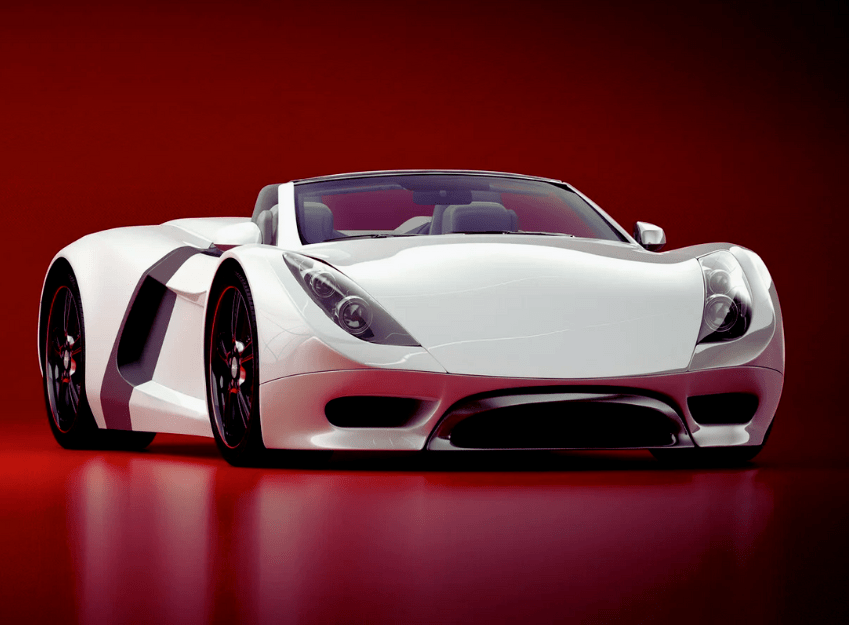
#> input picture Module 12 - Histograms/Images/sample.png, 849 x 625 px, found by its file name
$ jupyter execute Example.ipynb
#> lines starting #> are read from the running program, lines starting #| are printed output that depends on the picture
[cell 1]
# ==========================================
# Module 12 - Histograms
# Complete Example
# ==========================================

import cv2
import numpy as np
import matplotlib.pyplot as plt

# ------------------------------------------
# Read Image
# ------------------------------------------

image_path = r"E:\Open CV\Module 12 - Histograms\Images\sample.png"

image = cv2.imread(image_path)
#> image is the input picture: shape (625, 849, 3); mean B, G, R 51.1, 47.1, 103.7

if image is None:
    raise FileNotFoundError("Image not found!")

# Convert BGR to RGB
image_rgb = cv2.cvtColor(image, cv2.COLOR_BGR2RGB)

# Convert to Grayscale
gray = cv2.cvtColor(image, cv2.COLOR_BGR2GRAY)
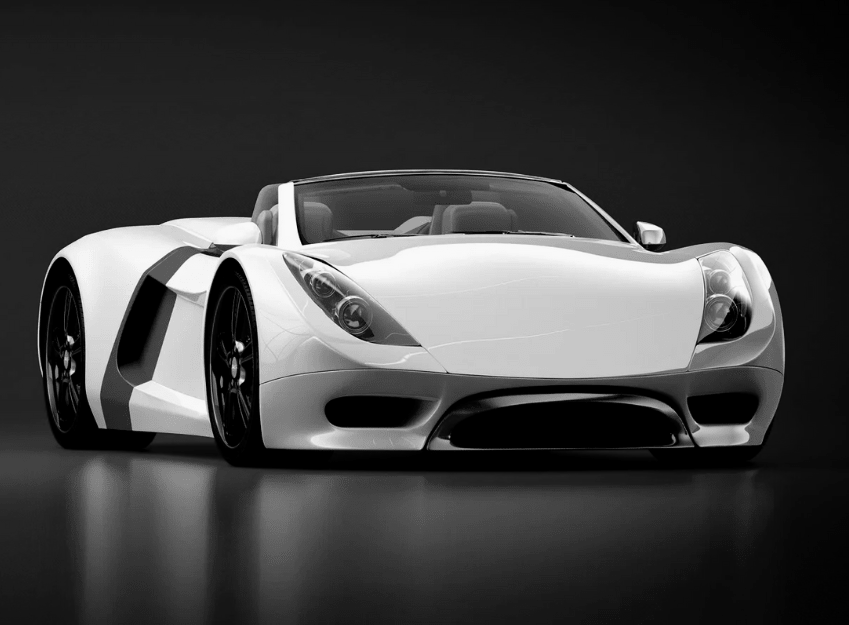
#> gray: shape (625, 849); min 0, max 249, mean 64.5

# ------------------------------------------
# Display Original Image
# ------------------------------------------

plt.figure(figsize=(6,6))
plt.imshow(image_rgb)
plt.title("Original Image")
plt.axis("off")
plt.show()

[cell 2]
# ==========================================
# 1. Histogram
# ==========================================

hist = cv2.calcHist([gray], [0], None, [256], [0,256])
#> hist = 256 values, max 35004 at index 0, min 0 at index 1, mean 2072.8

plt.figure(figsize=(8,4))
plt.plot(hist, color="black")
plt.title("Grayscale Histogram")
plt.xlabel("Pixel Intensity")
plt.ylabel("Number of Pixels")
plt.xlim([0,256])
plt.grid()
plt.show()
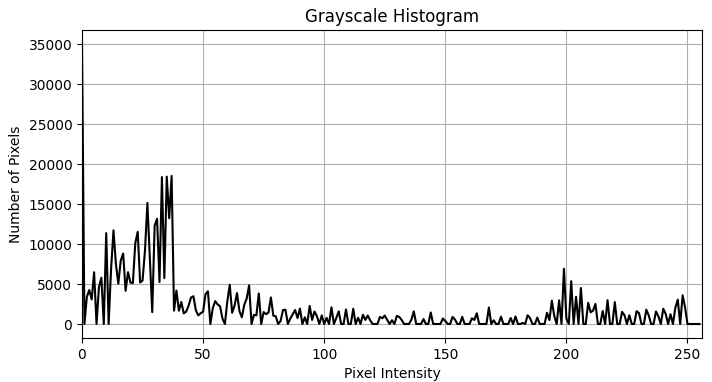
#> figure drawn by matplotlib, 1 panel; curve peaks at x = 0, y = 35004

# ==========================================
# RGB Histogram
# ==========================================

colors = ("b", "g", "r")

plt.figure(figsize=(8,4))

for i, color in enumerate(colors):

    hist = cv2.calcHist([image], [i], None, [256], [0,256])

    plt.plot(hist, color=color)

plt.title("RGB Histogram")
plt.xlabel("Pixel Intensity")
plt.ylabel("Number of Pixels")
plt.xlim([0,256])
plt.grid()
plt.show()
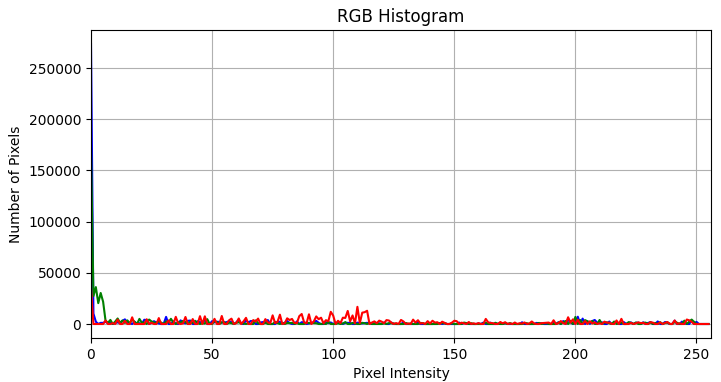
#> figure drawn by matplotlib, 1 panel; curve peaks at x = 0, y = 273493; curve peaks at x = 0, y = 171476; curve peaks at x = 0, y = 35004

[cell 3]
# ==========================================
# 2. Histogram Equalization
# ==========================================

equalized = cv2.equalizeHist(gray)
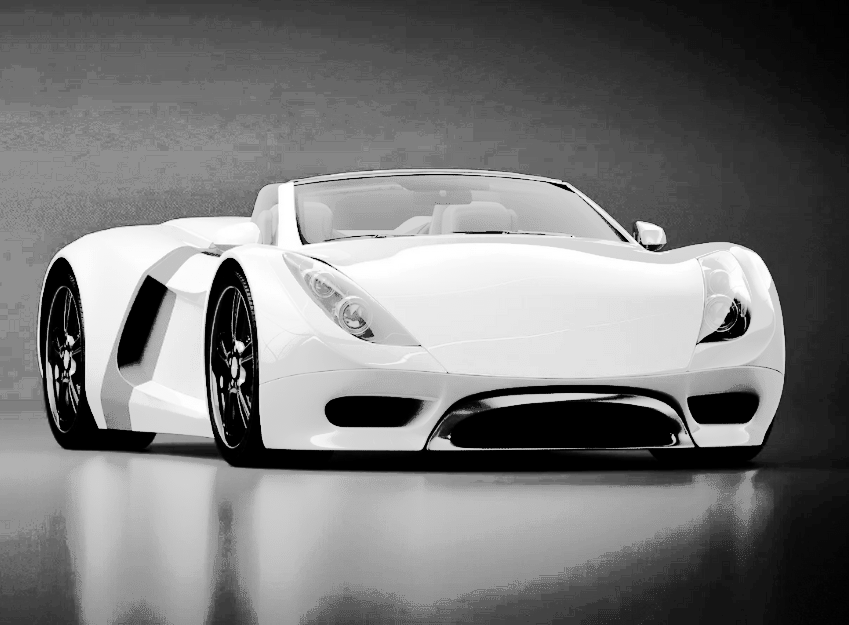
#> equalized: shape (625, 849); min 0, max 255, mean 120.9

plt.figure(figsize=(12,5))

plt.subplot(1,2,1)
plt.imshow(gray, cmap="gray")
plt.title("Original Grayscale")
plt.axis("off")

plt.subplot(1,2,2)
plt.imshow(equalized, cmap="gray")
plt.title("Histogram Equalization")
plt.axis("off")

plt.show()

# Histogram Before & After Equalization

hist_original = cv2.calcHist([gray],[0],None,[256],[0,256])
#> hist_original has the same summary as hist
hist_equalized = cv2.calcHist([equalized],[0],None,[256],[0,256])
#> hist_equalized has the same summary as hist

plt.figure(figsize=(10,5))

plt.plot(hist_original, color="blue", label="Original")
plt.plot(hist_equalized, color="red", label="Equalized")

plt.title("Histogram Equalization Comparison")
plt.xlabel("Pixel Intensity")
plt.ylabel("Pixels")

plt.legend()
plt.grid()
plt.show()
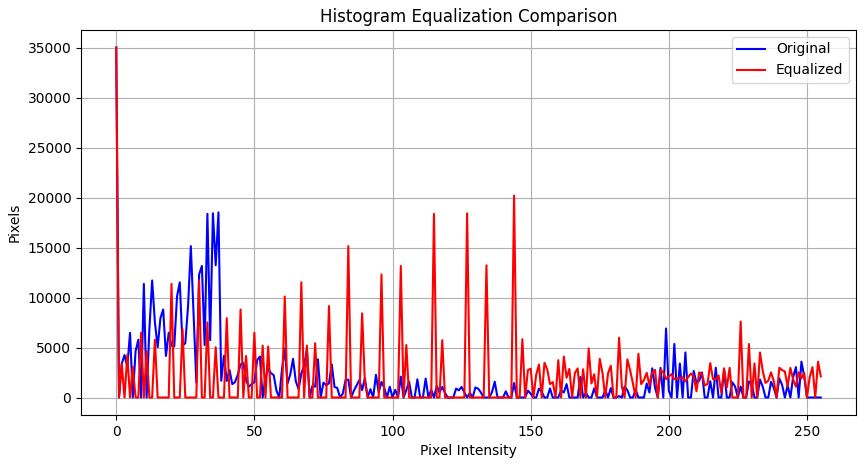
#> figure drawn by matplotlib, 1 panel; curve peaks at x = 0, y = 35004; curve peaks at x = 0, y = 35004

[cell 4]
# ==========================================
# 3. CLAHE
# ==========================================

clahe = cv2.createCLAHE(
    clipLimit=2.0,
    tileGridSize=(8,8)
)

clahe_image = clahe.apply(gray)
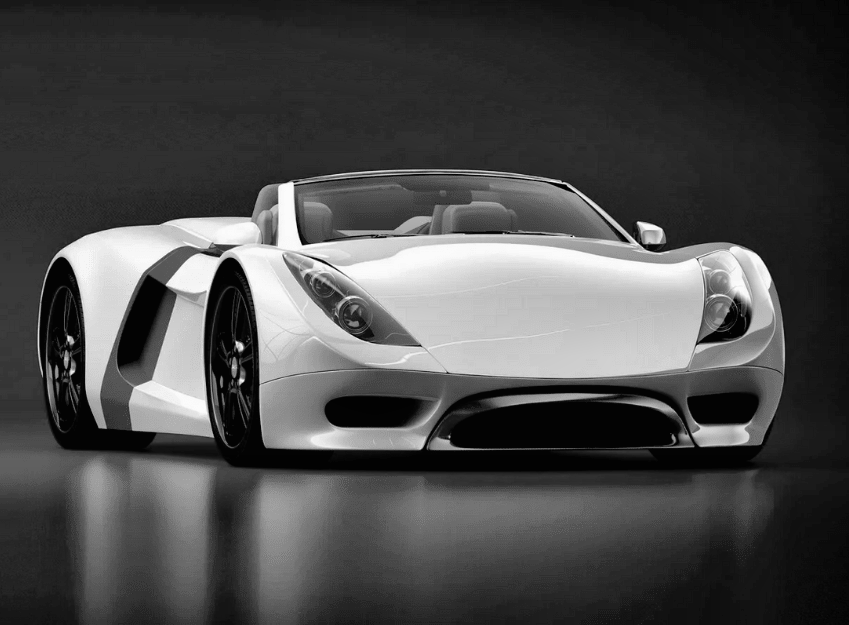
#> clahe_image: shape (625, 849); min 1, max 252, mean 74.4

plt.figure(figsize=(18,5))

plt.subplot(1,3,1)
plt.imshow(gray, cmap="gray")
plt.title("Original")
plt.axis("off")

plt.subplot(1,3,2)
plt.imshow(equalized, cmap="gray")
plt.title("Histogram Equalization")
plt.axis("off")

plt.subplot(1,3,3)
plt.imshow(clahe_image, cmap="gray")
plt.title("CLAHE")
plt.axis("off")

plt.show()

# ==========================================
# CLAHE Histogram
# ==========================================

hist_clahe = cv2.calcHist([clahe_image],[0],None,[256],[0,256])
#> hist_clahe = 256 values, max 26647 at index 3, min 0 at index 0, mean 2072.8

plt.figure(figsize=(10,5))

plt.plot(hist_clahe, color="green")

plt.title("CLAHE Histogram")
plt.xlabel("Pixel Intensity")
plt.ylabel("Pixels")
plt.grid()

plt.show()
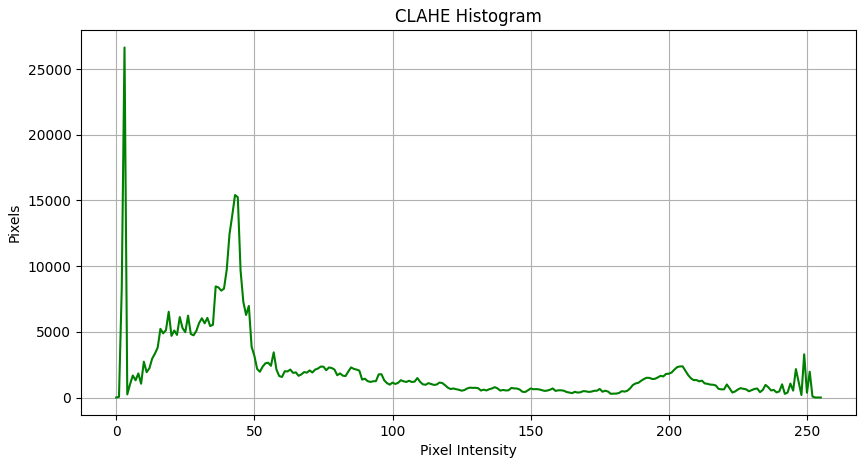
#> figure drawn by matplotlib, 1 panel; curve peaks at x = 3, y = 26647

[cell 5]
# ==========================================
# 4. Histogram Comparison
# ==========================================

# Create a modified image
blur = cv2.GaussianBlur(gray, (9,9), 0)

# Calculate Histograms

hist1 = cv2.calcHist([gray],[0],None,[256],[0,256])
#> hist1 has the same summary as hist
hist2 = cv2.calcHist([blur],[0],None,[256],[0,256])
#> hist2 = 256 values, max 20931 at index 0, min 0 at index 250, mean 2072.8

# Normalize Histograms

cv2.normalize(hist1, hist1)
cv2.normalize(hist2, hist2)

# Compare

correlation = cv2.compareHist(
    hist1,
    hist2,
    cv2.HISTCMP_CORREL
)
#> correlation = 0.926

chi_square = cv2.compareHist(
    hist1,
    hist2,
    cv2.HISTCMP_CHISQR
)
#> chi_square = 1.5

intersection = cv2.compareHist(
    hist1,
    hist2,
    cv2.HISTCMP_INTERSECT
)
#> intersection = 6.44

bhattacharyya = cv2.compareHist(
    hist1,
    hist2,
    cv2.HISTCMP_BHATTACHARYYA
)
#> bhattacharyya = 0.304

print("="*50)
print("Histogram Comparison Results")
print("="*50)

print(f"Correlation      : {correlation:.4f}")
#| Correlation      : 0.9261
print(f"Chi-Square       : {chi_square:.4f}")
#| Chi-Square       : 1.4984
print(f"Intersection     : {intersection:.4f}")
#| Intersection     : 6.4436
print(f"Bhattacharyya    : {bhattacharyya:.4f}")
#| Bhattacharyya    : 0.3036

# ==========================================
# Display Images Used for Comparison
# ==========================================

plt.figure(figsize=(10,5))

plt.subplot(1,2,1)
plt.imshow(gray, cmap="gray")
plt.title("Original")
plt.axis("off")

plt.subplot(1,2,2)
plt.imshow(blur, cmap="gray")
plt.title("Blur Image")
plt.axis("off")

plt.show()

# ==========================================
# Plot Both Histograms
# ==========================================

plt.figure(figsize=(10,5))

plt.plot(hist1, color="blue", label="Original")
plt.plot(hist2, color="red", label="Blur")

plt.title("Histogram Comparison")
plt.xlabel("Pixel Intensity")
plt.ylabel("Pixels")

plt.legend()
plt.grid()

plt.show()
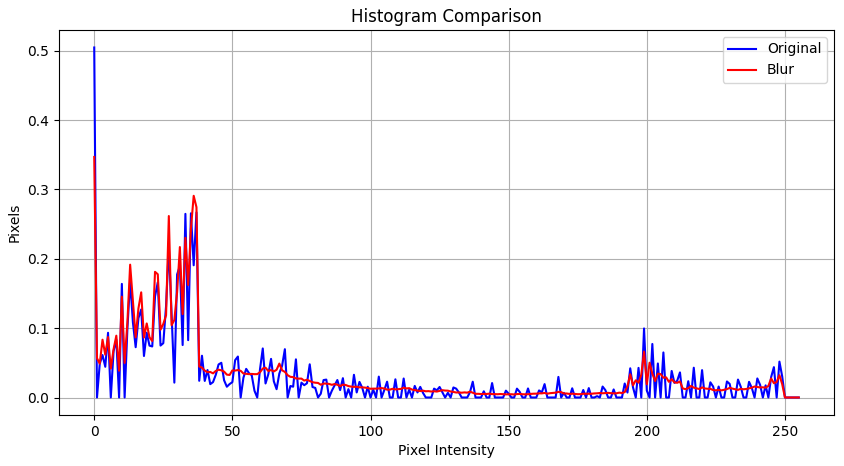
#> figure drawn by matplotlib, 1 panel; curve peaks at x = 0, y = 0.505; curve peaks at x = 0, y = 0.347
